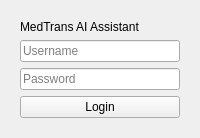
<?xml version="1.0" encoding="UTF-8"?>
<ui version="4.0">
 <class>LoginWindow</class>
 <widget class="QWidget" name="LoginWindow">
  <property name="windowTitle">
   <string>MedTrans AI Assistant — Login</string>
  </property>
  <layout class="QVBoxLayout" name="root">
   <item>
    <widget class="QFrame" name="card">
     <property name="objectName">
      <string>card</string>
     </property>
     <layout class="QVBoxLayout" name="card_layout">
      <item>
       <widget class="QLabel" name="title">
        <property name="objectName">
         <string>title</string>
        </property>
        <property name="text">
         <string>MedTrans AI Assistant</string>
        </property>
       </widget>
      </item>
      <item>
       <widget class="QLineEdit" name="user">
        <property name="placeholderText">
         <string>Username</string>
        </property>
       </widget>
      </item>
      <item>
       <widget class="QLineEdit" name="pwd">
        <property name="echoMode">
         <enum>QLineEdit::Password</enum>
        </property>
        <property name="placeholderText">
         <string>Password</string>
        </property>
       </widget>
      </item>
      <item>
       <widget class="QPushButton" name="login_btn">
        <property name="objectName">
         <string>primary</string>
        </property>
        <property name="text">
         <string>Login</string>
        </property>
       </widget>
      </item>
     </layout>
    </widget>
   </item>
  </layout>
 </widget>
 <resources/>
 <connections/>
</ui>
